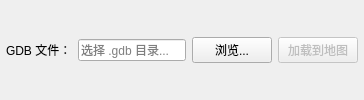
         <widget class="QWidget" name="tab_gdb">
          <attribute name="title">
           <string>GDB 文件导出</string>
          </attribute>
          <layout class="QVBoxLayout" name="verticalLayout_tab1">
           <property name="spacing">
            <number>6</number>
           </property>
           <property name="leftMargin">
            <number>6</number>
           </property>
           <property name="topMargin">
            <number>6</number>
           </property>
           <property name="rightMargin">
            <number>6</number>
           </property>
           <property name="bottomMargin">
            <number>6</number>
           </property>
           <item>
            <layout class="QHBoxLayout" name="horizontalLayout_gdbPath">
             <property name="spacing">
              <number>6</number>
             </property>
             <item>
              <widget class="QLabel" name="label_gdbPath">
               <property name="text">
                <string>GDB 文件：</string>
               </property>
              </widget>
             </item>
             <item>
              <widget class="QLineEdit" name="lineEdit_gdbPath">
               <property name="placeholderText">
                <string>选择 .gdb 目录...</string>
               </property>
              </widget>
             </item>
             <item>
              <widget class="QPushButton" name="Button_BrowseGdb">
               <property name="text">
                <string>浏览...</string>
               </property>
               <property name="minimumSize">
                <size>
                 <width>70</width>
                 <height>0</height>
                </size>
               </property>
              </widget>
             </item>
             <item>
              <widget class="QPushButton" name="Button_LoadToMap_Gdb">
               <property name="text">
                <string>加载到地图</string>
               </property>
               <property name="enabled">
                <bool>false</bool>
               </property>
               <property name="minimumSize">
                <size>
                 <width>80</width>
                 <height>0</height>
                </size>
               </property>
               <property name="toolTip">
                <string>将当前勾选的图层加载到主地图窗口预览</string>
               </property>
              </widget>
             </item>
            </layout>
           </item>
          </layout>
         </widget>
